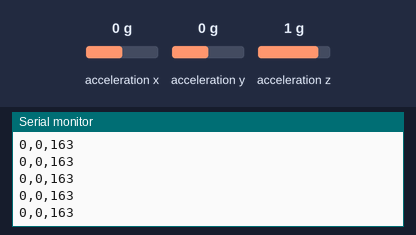
The sketch below on a simulated Arduino Uno, built for the host (arithmetic inside an expression is 32-bit, double 64-bit). Shown: the last lines printed to the serial monitor. The test bench sets the inputs (shaded band); at power-on: acceleration x 0 g, acceleration y 0 g, acceleration z 1 g.

Above: at 1.2 s.
1.3 s: acceleration x set to -1.4 g
At 1.31 s:
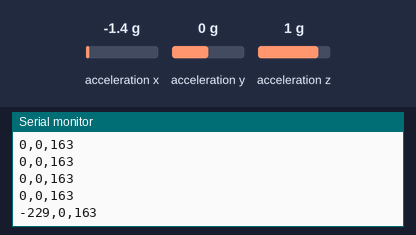
2.8 s: acceleration y set to -1.4 g
At 2.82 s:
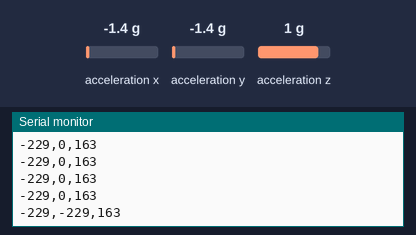
4.3 s: acceleration z set to -1.4 g
At 4.32 s:
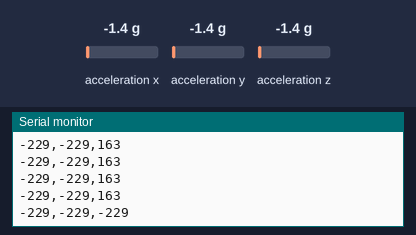

Measured:
- after the input at 1.3 s, the serial monitor: prints a new line at once (image 1)
- after the input at 2.8 s, the serial monitor: prints a new line at once (image 2)
- after the input at 4.3 s, the serial monitor: prints a new line at once (image 3)

The sketch:

arduino-sketch.ino
```cpp
#include "CurieIMU.h"

void setup() {
  // put your setup code here, to run once:
  Serial.begin(9600); // initialize Serial communication

  // initialize device
  Serial.println("Initializing IMU device...");
  CurieIMU.begin();

  // Set the accelerometer range to 2G
  CurieIMU.setAccelerometerRange(2);
}

void loop() {
  // put your main code here, to run repeatedly:


  int axRaw, ayRaw, azRaw;

  //read accelerometer readings
  CurieIMU.readAccelerometer(axRaw, ayRaw, azRaw);

  //adjust the value to send
  int ax = axRaw / 100;
  int ay = ayRaw / 100;
  int az = azRaw / 100;

  //send out data through serial
  Serial.print(ax);
  Serial.print(",");
  Serial.print(ay);
  Serial.print(",");
  Serial.println(az);

  delay(100);
}
```
